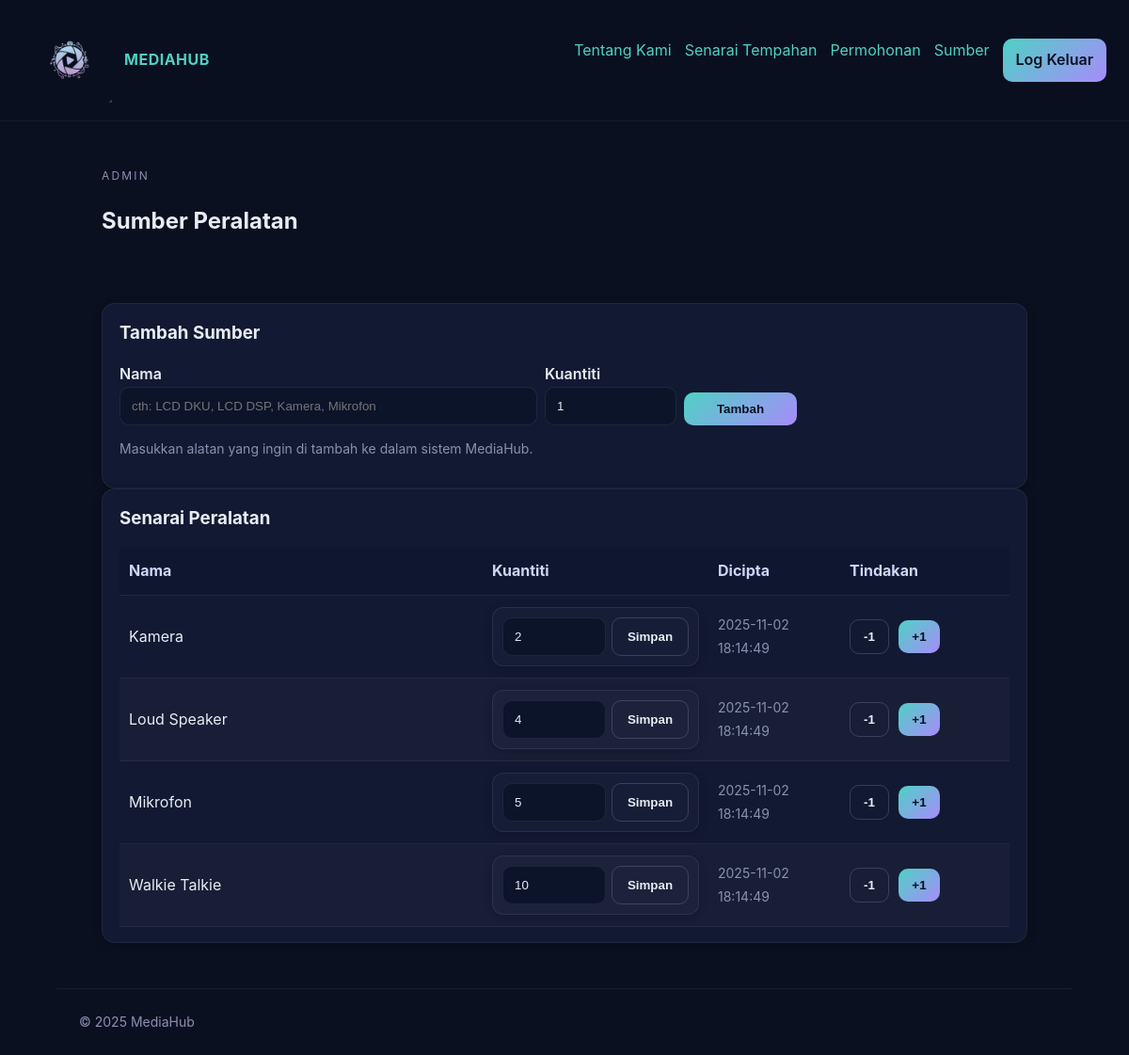
Screenshot of /backend/admin_resources.php (signed in) with the database file from the repository.
### tables this page shows
CREATE TABLE IF NOT EXISTS resources (
  id INT UNSIGNED AUTO_INCREMENT PRIMARY KEY,
  slug VARCHAR(64) NOT NULL UNIQUE,
  name VARCHAR(120) NOT NULL,
  type ENUM('equipment','room') NOT NULL,
  rate DECIMAL(10,2) DEFAULT NULL,
  capacity INT DEFAULT NULL,
  inventory INT DEFAULT 1,
  rate_hour DECIMAL(10,2) DEFAULT 0.00,
  created_at TIMESTAMP DEFAULT CURRENT_TIMESTAMP
);

### backend/admin_resources.php (the view, shortened to what this page needs)
<?php
require __DIR__ . '/config.php';
$stmt = $pdo->query("
  SELECT id, name, type, inventory, created_at
  FROM resources
  WHERE type='equipment'
  ORDER BY name ASC
");
$rows = $stmt->fetchAll();
render_header('Admin · Sumber Peralatan');
?>
<header class="section">
  <div class="kicker">Admin</div>
  <h2>Sumber Peralatan</h2>
</header>
<section class="section">
  <div class="grid-1">
    <div class="card">
      <div class="body">
        <h3 style="margin:0 0 8px">Tambah Sumber</h3>
        <form method="post"
              style="display:grid;
                     grid-template-columns:1fr 140px 120px;
                     gap:8px;
                     align-items:end;
                     max-width:720px">
          <div>
            <label for="name">Nama</label>
            <input
              id="name"
              name="name"
              value="<?= htmlspecialchars($_POST['name'] ?? '') ?>"
              required
              placeholder="cth: LCD DKU, LCD DSP, Kamera, Mikrofon">
          </div>
          <div>
            <label for="inventory">Kuantiti</label>
            <input
              id="inventory"
              name="inventory"
              type="number"
              min="1"
              value="<?= htmlspecialchars($_POST['inventory'] ?? '1') ?>"
              required>
          </div>
          <div>
            <button type="submit" class="btn" style="width:100%">Tambah</button>
          </div>
        </form>
        <p class="meta" style="margin-top:6px">
         Masukkan alatan yang ingin di tambah ke dalam sistem MediaHub.
        </p>
      </div>
    </div>
    <div class="card">
      <div class="body">
        <h3 style="margin:0 0 8px">Senarai Peralatan</h3>
        <table class="table">
          <thead>
            <tr>
              <th>Nama</th>
              <th style="width:240px">Kuantiti</th>
              <th style="width:140px">Dicipta</th>
              <th style="width:180px">Tindakan</th>
            </tr>
          </thead>
          <tbody>
            <?php foreach ($rows as $r): ?>
              <tr>
                <td><?= htmlspecialchars($r['name']) ?></td>
                <td>
                  <form method="post" class="form-row" style="gap:6px">
                    <input
                      name="inventory"
                      type="number"
                      min="0"
                      value="<?= (int)$r['inventory'] ?>"
                      style="width:110px">
                    <button class="btn btn-outline" type="submit">Simpan</button>
                  </form>
                </td>
                <td><span class="meta"><?= htmlspecialchars($r['created_at']) ?></span></td>
                <td>
                  <form method="post" style="display:inline">
                    <button class="btn btn-outline" type="submit">-1</button>
                  </form>
                  <form method="post" style="display:inline;margin-left:6px">
                    <button class="btn" type="submit">+1</button>
                  </form>
                </td>
              </tr>
            <?php endforeach; ?>
          </tbody>
        </table>
      </div>
    </div>
  </div>
</section>
<?php render_footer(); ?>

### backend/config.php (shortened to what this page needs)
<?php
function is_logged_in() { return isset($_SESSION['user']); }
function is_admin()     { return is_logged_in() && (($_SESSION['user']['role'] ?? '') === 'admin'); }
function render_header($title = "MediaHub", $base = "..") {
  echo '<!doctype html><html lang="en"><head><meta charset="utf-8"><meta name="viewport" content="width=device-width, initial-scale=1">';
  echo '<link rel="stylesheet" href="'. htmlspecialchars($base) .'/assets/styles.css">';
  echo '</head><body>';
  echo '<nav class="nav"><div class="nav-inner">';
  echo '<a href="'. htmlspecialchars($base) .'/home.php" class="brand" style="display:flex;align-items:center;gap:8px;text-decoration:none;">';
  echo '<img src="'. htmlspecialchars($base) .'/asset/hublogo.png" alt="MediaHub Logo" style="width:100px;height:auto;border-radius:6px;">';
  echo '<span style="font-weight:700;letter-spacing:.5px;color:#4fd1c5;">MEDIAHUB</span>';
  echo '</a>';
  echo '<div class="navlinks">';
  echo '<a href="'. htmlspecialchars($base) .'/about.php">Tentang Kami</a>';
  echo '<a href="'. htmlspecialchars($base) .'/backend/senarai_tempahan.php">Senarai Tempahan</a>';
  if (is_logged_in()) {
    if (is_admin()) {
      echo '<a href="'. htmlspecialchars($base) .'/backend/admin_bookings.php">Permohonan</a>';
      echo '<a href="'. htmlspecialchars($base) .'/backend/admin_resources.php">Sumber</a>';
    }
    echo '<a class="btn" href="'. htmlspecialchars($base) .'/backend/logout.php">Log Keluar</a>';
  } else {
    echo '<a href="'. htmlspecialchars($base) .'/backend/login.php">Login</a>';
    echo '<a class="btn" href="'. htmlspecialchars($base) .'/backend/register.php">Daftar</a>';
  }
  echo '</div></div></nav><main class="container">';
}
function render_footer() {
  echo '</main><footer class="container section"><div class="meta">© ' . date('Y') . ' MediaHub</div></footer></body></html>';
}

### assets/styles.css (style rules this page uses)
:root { --bg:#0b1020; --card:#121932; --muted:#8892b0; --accent:#4fd1c5; --accent-2:#a78bfa; --text:#e6edf3; --navbar-height: 64px; }
* { box-sizing:border-box }
html,body { margin:0;padding:0;background:var(--bg);color:var(--text);font-family:Inter,system-ui,-apple-system,Segoe UI,Roboto,Ubuntu,Cantarell,Noto Sans,sans-serif;line-height:1.6 }
a { color:var(--accent);text-decoration:none }
.container { max-width:1080px;margin:0 auto;padding:24px }
.nav { position:sticky; top:0; background:rgba(11,16,32,.85); backdrop-filter: blur(8px); border-bottom:1px solid rgba(255,255,255,0.06); z-index:100; }
.nav-inner { display:flex;align-items:center;gap:16px;justify-content:space-between;padding:14px 24px }
.brand { display:flex;align-items:center;gap:10px;font-weight:700;letter-spacing:.4px }
.navlinks { display:flex;gap:14px;flex-wrap:wrap }
.btn { display:inline-block;background:linear-gradient(135deg,var(--accent),var(--accent-2));color:#0b1020;padding:10px 14px;border-radius:10px;font-weight:600;border:0;cursor:pointer }
.card { background:var(--card);border:1px solid rgba(255,255,255,0.06);border-radius:16px;overflow:hidden;display:flex;flex-direction:column }
.card .body { padding:16px;display:flex;flex-direction:column;gap:8px }
.meta { color:var(--muted);font-size:14px }
.section { padding:24px }
footer { border-top:1px solid rgba(255,255,255,0.06);margin-top:36px }
form { display:grid;gap:14px }
input,select,textarea { background:#0c142a;color:var(--text);border:1px solid rgba(255,255,255,0.08);padding:12px;border-radius:10px;width:100% }
label { font-weight:600 }
.form-row { display:grid;grid-template-columns:1fr 1fr;gap:12px }
.table { width:100%;border-collapse:collapse }
.table th,.table td { padding:12px;border-bottom:1px solid rgba(255,255,255,0.08);text-align:left }
.kicker { letter-spacing:.18em;text-transform:uppercase;color:var(--muted);font-size:12px }
.section .card { background:var(--card); border:1px solid rgba(255,255,255,0.06); border-radius:14px; box-shadow:0 2px 10px rgba(0,0,0,.25); }
.section .card .body { padding:16px 18px }
.btn { transition:transform .02s ease, box-shadow .2s ease, opacity .2s ease }
.btn-outline { background:transparent;color:var(--text);border:1px solid rgba(255,255,255,.16) }
.form-row { background:rgba(255,255,255,.02); border:1px solid rgba(255,255,255,.08); border-radius:12px; padding:10px; box-shadow:0 2px 10px rgba(0,0,0,.2); }
.table { border-collapse:separate;border-spacing:0;overflow:hidden }
.table th { position:sticky; top:0; z-index:1; background:#0e1630; color:#cdd6f4; font-weight:700; padding:12px 10px; border-bottom:1px solid rgba(255,255,255,.08); }
.table tbody td { padding:12px 10px; border-bottom:1px solid rgba(255,255,255,.06) }
.table tbody tr:nth-child(even) { background:rgba(255,255,255,.02) }

### rows the page displays
resources: name "Kamera", inventory "2", created_at "2025-11-02 18:14:49"
resources: name "Loud Speaker", inventory "4", created_at "2025-11-02 18:14:49"
resources: name "Mikrofon", inventory "5", created_at "2025-11-02 18:14:49"
resources: name "Walkie Talkie", inventory "10", created_at "2025-11-02 18:14:49"
